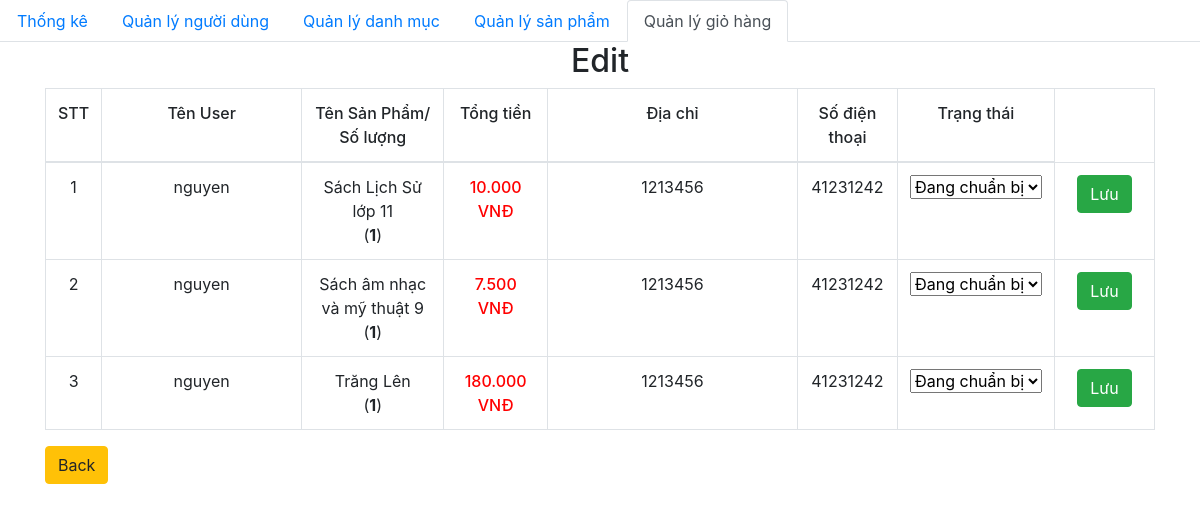
The app's page /admin/edit.php?order_id=150 with its own data.
### tables this page shows
CREATE TABLE `order_details` (
  `id` int(11) NOT NULL,
  `order_id` int(11) NOT NULL,
  `product_id` int(11) NOT NULL,
  `id_user` int(11) NOT NULL,
  `num` int(11) NOT NULL,
  `price` float NOT NULL,
  `status` varchar(255) NOT NULL
);

CREATE TABLE `orders` (
  `id` int(11) NOT NULL,
  `fullname` varchar(100) NOT NULL,
  `phone_number` varchar(20) NOT NULL,
  `email` varchar(150) NOT NULL,
  `address` varchar(200) NOT NULL,
  `note` varchar(255) DEFAULT NULL,
  `order_date` datetime DEFAULT NULL
);

CREATE TABLE `product` (
  `id` int(11) NOT NULL,
  `title` varchar(200) NOT NULL,
  `price` float NOT NULL,
  `number` float NOT NULL,
  `thumbnail` varchar(500) NOT NULL,
  `content` longtext NOT NULL,
  `id_category` int(11) NOT NULL,
  `created_at` datetime DEFAULT NULL,
  `updated_at` datetime DEFAULT NULL
);

### admin/database/dbhelper.php (called while the page is built, shortened)
<?php
function executeResult($sql)
{
	$con = mysqli_connect(HOST, USERNAME, PASSWORD, DATABASE);
	$result = mysqli_query($con, $sql);
	$data   = [];
	while ($row = mysqli_fetch_array($result, 1)) {
		$data[] = $row;
	}
	return $data;
}

### admin/edit.php (the view, shortened to what this page needs)
<?php
require_once('database/dbhelper.php');
?>
<!DOCTYPE html>
<html>
<head>
    <link rel="stylesheet" href="https://maxcdn.bootstrapcdn.com/bootstrap/4.4.1/css/bootstrap.min.css">
    <link href="https://cdn.jsdelivr.net/npm/summernote@0.8.18/dist/summernote.min.css" rel="stylesheet">
</head>
<body>
    <ul class="nav nav-tabs">
        <li class="nav-item">
            <a class="nav-link" href="category/index.php">Thống kê</a>
        </li>
        <li class="nav-item">
            <a class="nav-link" href="user/">Quản lý người dùng</a>
        </li>
        <li class="nav-item">
            <a class="nav-link" href="category/index.php">Quản lý danh mục</a>
        </li>
        <li class="nav-item">
            <a class="nav-link" href="product/">Quản lý sản phẩm</a>
        </li>
        <li class="nav-item ">
            <a class="nav-link active" href="dashboard.php">Quản lý giỏ hàng</a>
        </li>
    </ul>
    <div class="container">
        <div class="panel panel-primary">
            <div class="panel-heading">
                <h2 class="text-center">Edit</h2>
            </div>
            <div class="panel-body">
                <form action="" method="POST">
                    <table class="table table-bordered table-hover">
                        <thead>
                            <tr style="font-weight: 500;text-align: center;">
                                <td width="50px">STT</td>
                                <td width="200px">Tên User</td>
                                <td>Tên Sản Phẩm/<br>Số lượng</td>
                                <td>Tổng tiền</td>
                                <td width="250px">Địa chỉ</td>
                                <td>Số điện thoại</td>
                                <td>Trạng thái</td>
                            </tr>
                        </thead>
                        <tbody>
                            <?php
                            try {
                                if (isset($_GET['order_id'])) {
                                    $order_id = $_GET['order_id'];
                                }
                                $count = 0;
                                $sql = "SELECT * from orders, order_details, product
                                where order_details.order_id=orders.id and product.id=order_details.product_id and order_id=$order_id";
                                $order_details_List = executeResult($sql);
                                foreach ($order_details_List as $item) {
                                    echo '
                                        <tr style="text-align: center;">
                                            <td width="50px">' . (++$count) . '</td>
                                            <td style="text-align:center">' . $item['fullname'] . '</td>
                                            <td>' . $item['title'] . '<br>(<strong>' . $item['num'] . '</strong>)</td>
                                            <td class="b-500 red">' . number_format($item['price'], 0, ',', '.') . '<span> VNĐ</span></td>
                                            <td width="100px">' . $item['address'] . '</td>
                                            <td width="100px">' . $item['phone_number'] . '</td>
                                            <td>
                                                <select name="status" id="status" onchange="status(' . $item['order_id'] . ')">
                                                    <option value="Đang chuẩn bị">Đang chuẩn bị</option>
                                                    <option value="Đang giao">Đang giao</option>
                                                    <option value="Đã nhận hàng">Đã nhận hàng</option>
                                                    <option value="Đã hủy">Đã hủy</option>
                                                </select>
                                            </td>
                                            <td width="100px">
                                                <button class="btn btn-success">Lưu</button>
                                            </td>
                                        </tr>
                                    ';
                                }
                            } catch (Exception $e) {
                                die("Lỗi thực thi sql: " . $e->getMessage());
                            }
                            ?>
                        </tbody>
                    </table>
                    <a href="dashboard.php" class="btn btn-warning">Back</a>
                </form>
            </div>
        </div>
    </div>
</body>
</html>

### admin/edit.php (style rules this page uses)
.b-500 { font-weight: 500; }
.red { color: red; }

### records on screen
order_details: order.fullname "nguyen", product.title "Sách Lịch Sử lớp 11", num "1", product.price "10.000", order.address "1213456", order.phone_number "41231242", status "Đang chuẩn bị"
order_details: order.fullname "nguyen", product.title "Sách âm nhạc và mỹ thuật 9", num "1", product.price "7.500", order.address "1213456", order.phone_number "41231242", status "Đang chuẩn bị"
order_details: order.fullname "nguyen", product.title "Trăng Lên", num "1", product.price "180.000", order.address "1213456", order.phone_number "41231242", status "Đang chuẩn bị"
